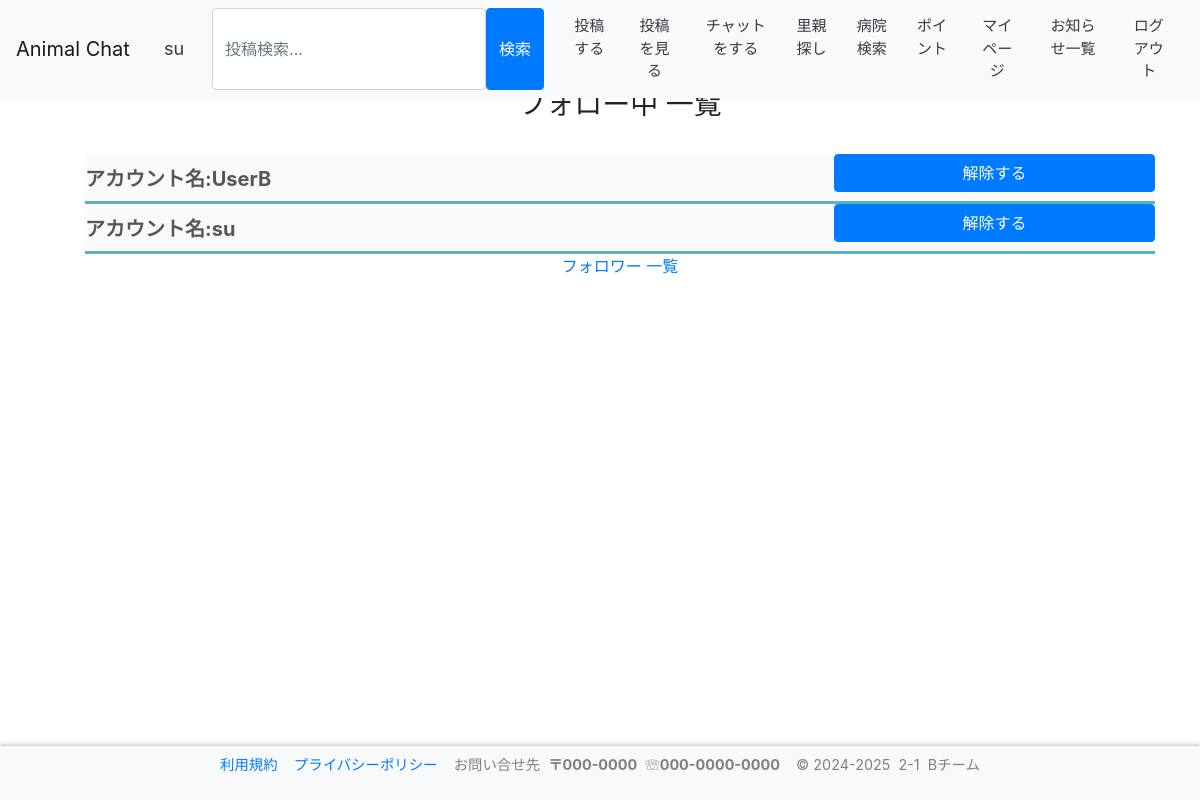
Page /contents/mypage/follow/ (signed in) on the committed database.
### accounts/models.py (models this page shows)
class User(AbstractBaseUser, PermissionsMixin):
    screen_name = models.CharField(
        gettext_lazy('アカウント名'),
        max_length=128,
        default='',
        blank=True,
        help_text=gettext_lazy('128文字以内で入力してください'),
    )
    email = models.EmailField(gettext_lazy('メールアドレス'), unique=True)
    is_staff = models.BooleanField(
        gettext_lazy('staff status'),
        default=False,
        help_text=gettext_lazy('Designates whether the user can log into this admin site.'),
    )
    is_active = models.BooleanField(
        gettext_lazy('active'),
        default=True,
        help_text=gettext_lazy(
            'Designates whether this user should be treated as active. Unselect this instead of deleting accounts.'
        ),
    )
    date_joined = models.DateTimeField(gettext_lazy('date joined'), default=timezone.now)
    objects = CustomUserManager()
    points = models.IntegerField(
        default=0,
        blank=True,
        null=True,
    )
    pt_give = models.IntegerField(
        default=0,
        blank=True,
        null=True,
    )
    icon = models.ImageField(
        upload_to='icon',
        verbose_name='画像',
        null=True,
        blank=True,
        default="icon/default.png",
    )
    profile = models.TextField(
        gettext_lazy('プロフィール'),
        max_length=200,
        null=True,
        default='',
        blank=True,
        help_text=gettext_lazy('200文字以内で入力してください'),
    )
    USERNAME_FIELD = 'email'
    REQUIRED_FIELDS = []
    class Meta:
        verbose_name = gettext_lazy('user')
        verbose_name_plural = gettext_lazy('users')
    def __str__(self):
        return self.__unicode__()
    def __unicode__(self):
        return self.screen_name or self.email

### contents/models.py (models this page shows)
class FollowList(models.Model):
    id = models.AutoField(primary_key=True)
    follow = models.IntegerField(
        gettext_lazy("アカウントID"),
        null=False,
    )
    follow_name = models.CharField(
        gettext_lazy("アカウント名"),
        null=False,
        max_length=128,
        default='',
        blank=True,
    )
    follow_er = models.IntegerField(
        gettext_lazy("アカウントID"),
        null=False,
    )
    follow_er_name = models.CharField(
        gettext_lazy("アカウント名"),
        null=False,
        max_length=128,
        default='',
        blank=True,
    )

### contents/views.py (the view, shortened to what this page needs)
# urls.py: path('mypage/follow/',views.FollowView.as_view(), name='follow'),
class FollowView(ListView):
    template_name = "contents/follow_list.html"
    model = FollowList
    paginate_by = 10
    context_object_name = "flist"
    def get_queryset(self):
        user = self.request.user
        queryset = FollowList.objects.filter(follow=user.id)
        return queryset

### templates/contents/follow_list.html (shortened to what this page needs)
{% extends "base.html" %}
{% load static %}
{% block content %}
<br>
<ul>
    <h3 style="text-align:center;">フォロー中 一覧</h3>
    <br>
    {% for data in flist %}
    <form  method="post">
        <div class="tab_item2" >
            <div style="display:flex;">
                <div style="width:70%;text-align:left;">
                    <div>
                        <label for="programming" style="">アカウント名:{{ data.follow_er_name }}</label>
                    </div>
                </div>
                <div style="width:30%;text-align:right;">
                    <input type="submit" value="解除する"class="btn btn-primary btn-block">
                </div>
            </div>
        </div>
    </form>
    {% endfor %}
    <br style="height:10px;">
    <a href="{% url 'contents:follow_er' %}" class="btn btn-link btn-block" target="_self">フォロワー 一覧</a>
</ul>
{% endblock %}

### templates/base.html (shortened to what this page needs)
<!doctype html>
<html lang="ja">
{% load static %}
<head>
    <link rel="stylesheet" href="https://cdn.jsdelivr.net/npm/bootstrap@4.6.0/dist/css/bootstrap.min.css"
>
    <link rel="stylesheet" href="https://cdn.jsdelivr.net/gh/gitbrent/bootstrap4-toggle@3.6.1/css/bootstrap4-toggle.min.css">
</head>
<header>
    <nav class="navbar navbar-expand-lg navbar-light bg-light">
            <a class="navbar-brand" href="{% url 'accounts:index' %}">Animal Chat</a>
        {% if user.is_authenticated %}
            <form method="get" action="{% url 'accounts:mypage' %}" >
                <button type="submit" class="btn btn-light text-dark me-2" style="font-size:18px;">
                    &nbsp{{ user|stringformat:"s" }}
                </button>
            </form>
        {% endif %}
        <div class="collapse navbar-collapse" id="navbarSupportedContent">
            <ul class="navbar-nav mr-auto">
                <br>
                <form method="get" action="{% url "post:posts_search" %}" class="col-12 col-lg-auto mb-2 mb-lg-0" role="search" style="display: flex;">
                    <input type="search" class="form-control" placeholder="投稿検索..." aria-label="Search" name="keyword" value="{{ request.GET.keyword }}" style="width:auto; height:auto;">
                    <input type="submit" value="検索" class="btn btn-primary ">
                </form>
                {% if user.is_authenticated %}
                    <form method="post" action="{% url 'post:posts' %}" >
                        <button type="submit" class="btn btn-light text-dark me-2" style=font-size:15px;>投稿する</button>
                    </form>
                    <form method="get" action="{% url 'post:posts_search' %}" >
                        <button type="submit" class="btn btn-light text-dark me-2" style=font-size:15px; style=font-size:15px;>投稿を見る</button>
                    </form>
                    <form method="get" action="{% url 'chat:index' %}" >
                        <button type="submit" class="btn btn-light text-dark me-2" style=font-size:15px;>チャットをする</button>
                    </form>
                    <form method="get" action="{% url 'accounts:adopt' %}" >
                        <button type="submit" class="btn btn-light text-dark me-2" style=font-size:15px;>里親探し</button>
                    </form>
                    <form method="get" action="{% url 'contents:hospital_list' %}" >
                        <button type="submit" class="btn btn-light text-dark me-2" style=font-size:15px;>病院検索</button>
                    </form>
                    <form method="get" action="{% url 'accounts:points' %}" >
                        <button type="submit" class="btn btn-light text-dark me-2" style=font-size:15px;>ポイント</button>
                    </form>
                    <form method="get" action="{% url 'accounts:mypage' %}" >
                        <button type="submit" class="btn btn-light text-dark me-2" style=font-size:15px;>マイページ</button>
                    </form>
                    <form method="get" action="{% url 'contents:notice_l' %}" >
                        <button type="submit" class="btn btn-light text-dark me-2" style=font-size:15px;>お知らせ一覧</button>
                    </form>
                    <form method="get" action="{% url 'accounts:logoutchk' %}">
                        <button type="submit" class="btn btn-light text-dark me-2" style=font-size:15px;>ログアウト</button>
                    </form>
                {% else %}
                    <form method="post" action="{% url 'accounts:login' %}">
                        {% csrf_token %}
                        <button type="submit" class="btn btn-light text-dark me-2" style=font-size:15px;>ログイン</button>
                    </form>
                {% endif %}
            </ul>
        </div>
    </nav>
</header>
    <body>
    <div class="container mt-3">
        <br>
        <br>
        {% block content %}{% endblock %}
        <p style="height:200px;">&nbsp</p>
    </div>
    </body>
</body>
    <footer>
        <nav class="navbar navbar-expand-lg navbar-light bg-light" id="footer_js">
            <div class=" navbar-collapse" id="navbarSupportedContent" style="text-align:center;">
                <ul class="navbar-nav mr-auto" style="margin: auto;">
                    <li><a href="{% url 'contents:terms' %}">利用規約</a>&nbsp&nbsp&nbsp&nbsp<a href="{% url 'contents:privacy_policy' %}">プライバシーポリシー</a></li>
                    <li>
                        <div class="contact">
                            <p>お問い合せ先&nbsp&nbsp<b>〒000-0000</b>&nbsp&nbsp☏<b>000-0000-0000</b></p>
                        </div>
                    </li>
                    <li>
                        <div class="copyright" >
                            <p>© 2024-2025&nbsp&nbsp2-1&nbsp&nbspBチーム</p>
                        </div>
                    </li>
                </ul>
            </div>
        </nav>
    </footer>
</html>

### templates/base.html (style rules this page uses)
header { position: fixed; top: 0; left: 0; width: 100%; z-index:1; background-color: #333; color: #fff; justify-content: space-between; align-items: center; flex-wrap: nowrap; box-shadow: 0 -2px 4px rgba(0, 0, 0, 0.2); font-size: 0.9em; }
footer { position: fixed; bottom: 0; left:0; width: 100%; z-index:1; color: #808080; justify-content: space-between; align-items: center; flex-wrap: nowrap; box-shadow: 0 -2px 4px rgba(0, 0, 0, 0.2); font-size: 0.9em; }

### templates/contents/follow_list.html (style rules this page uses)
.tab_item2 { width: calc(100%); height: 50px; border-bottom: 3px solid #5ab4bd; background-color: #f9f9f9; line-height: 50px; font-size: 20px; text-align: center; color: #565656; display: block; float: left; text-align: center; font-weight: bold; transition: all 0.2s ease; }

### rows in the picture
User: screen_name "su"
FollowList: follow_er_name "UserB"
FollowList: follow_er_name "su"
